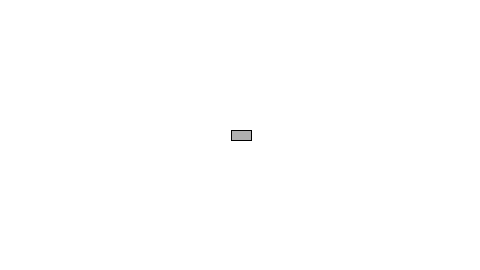
Frame 1 (no input)
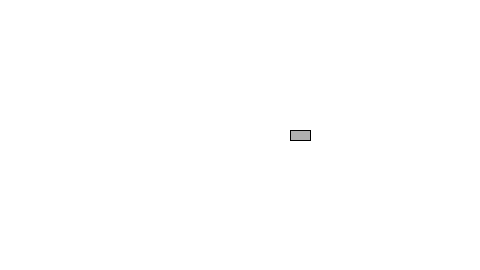
Frame 60 (the mouse pressed at the canvas centre just before this capture)
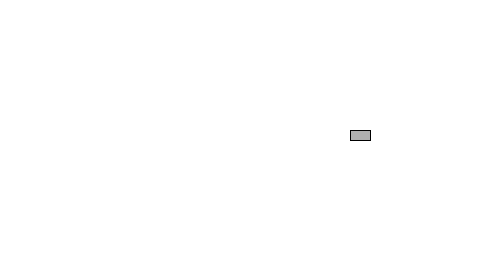
Frame 120 (the mouse held since frame 60 and released just before this capture)

The Processing sketch that drew these frames (run headless with seeded random() and noise(); from frame 60 on, the mouse is pressed at the canvas centre):

// Processing sketch: oop_class_car
// ── oop_class_car.pde
Car myCar; // Declare car object as a globle variable.

void setup() {
  size(480, 270);
  // Initialize car object in setup() by calling constructor.
  myCar = new Car();
}

void draw() {
  background(255);
  // Operate Car object in draw() by calling 
  // object methods using the dot syntax.
  myCar.move(); 
  myCar.display();
}

// Define a class outside of setup and draw.
class Car { 
  // Variables.
  color c; 
  float xpos;
  float ypos;
  float xspeed;

  // A constructor.
  Car() { 
    c = color(175);
    xpos = width/2;
    ypos = height/2;
    xspeed = 1;
  }

  // Function.
  void display() { 
    // The car is just a square
    rectMode(CENTER);
    stroke(0);
    fill(c);
    rect(xpos, ypos, 20, 10);
  }

  // Function.  
  void move() { 
    xpos = xpos + xspeed;
    if (xpos > width) {
      xpos = 0;
    }
  }
}
